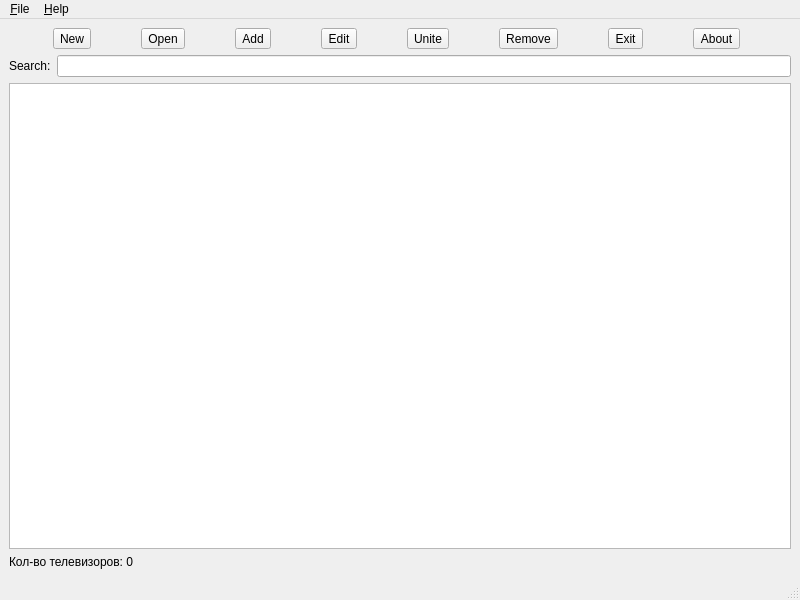
<?xml version="1.0" encoding="UTF-8"?>
<ui version="4.0">
 <class>MainWindow</class>
 <widget class="QMainWindow" name="MainWindow">
  <property name="geometry">
   <rect>
    <x>0</x>
    <y>0</y>
    <width>800</width>
    <height>600</height>
   </rect>
  </property>
  <property name="windowTitle">
   <string>Квартирная База данных</string>
  </property>
  <widget class="QWidget" name="centralwidget">
   <layout class="QVBoxLayout" name="verticalLayout">

    <!-- Верхняя панель кнопок -->
    <item>
     <layout class="QHBoxLayout" name="horizontalLayoutButtons">
      <item>
       <widget class="QToolButton" name="toolButton_New">
        <property name="text">
         <string>New</string>
        </property>
       </widget>
      </item>
      <item>
       <widget class="QToolButton" name="toolButton_Open">
        <property name="text">
         <string>Open</string>
        </property>
       </widget>
      </item>
      <item>
       <widget class="QToolButton" name="toolButton_Add">
        <property name="text">
         <string>Add</string>
        </property>
       </widget>
      </item>
      <item>
       <widget class="QToolButton" name="toolButton_Edit">
        <property name="text">
         <string>Edit</string>
        </property>
       </widget>
      </item>
      <item>
       <widget class="QToolButton" name="toolButton_Unite">
        <property name="text">
         <string>Unite</string>
        </property>
       </widget>
      </item>
      <item>
       <widget class="QToolButton" name="toolButton_Cut">
        <property name="text">
         <string>Remove</string>
        </property>
       </widget>
      </item>
      <item>
       <widget class="QToolButton" name="toolButton_Exit">
        <property name="text">
         <string>Exit</string>
        </property>
       </widget>
      </item>
      <item>
       <widget class="QToolButton" name="toolButton_About">
        <property name="text">
         <string>About</string>
        </property>
       </widget>
      </item>
     </layout>
    </item>

    <!-- Поле поиска -->
    <item>
     <layout class="QHBoxLayout" name="searchLayout">
      <item>
       <widget class="QLabel" name="labelSearch">
        <property name="text">
         <string>Search:</string>
        </property>
       </widget>
      </item>
      <item>
       <widget class="QLineEdit" name="lineEdit"/>
      </item>
     </layout>
    </item>

    <!-- Таблица базы -->
    <item>
     <widget class="QTableWidget" name="tableWidget"/>
    </item>

    <!-- Статус -->
    <item>
     <widget class="QLabel" name="sost">
      <property name="text">
       <string>Кол-во телевизоров: 0</string>
      </property>
     </widget>
    </item>

   </layout>
  </widget>

  <!-- Меню -->
  <widget class="QMenuBar" name="menubar">
   <property name="geometry">
    <rect>
     <x>0</x>
     <y>0</y>
     <width>800</width>
     <height>21</height>
    </rect>
   </property>
   <widget class="QMenu" name="menuFile">
    <property name="title">
     <string>&amp;File</string>
    </property>
    <addaction name="actionCreate"/>
    <addaction name="actionOpen"/>
    <addaction name="actionAdd"/>
    <addaction name="actionEdit"/>
    <addaction name="actionRemove"/>
    <addaction name="actionUnite"/>
    <addaction name="actionExit"/>
   </widget>
   <widget class="QMenu" name="menuHelp">
    <property name="title">
     <string>&amp;Help</string>
    </property>
    <addaction name="actionAbout"/>
   </widget>
   <addaction name="menuFile"/>
   <addaction name="menuHelp"/>
  </widget>

  <widget class="QStatusBar" name="statusbar"/>

  <!-- Действия -->
  <action name="actionCreate">
   <property name="text">
    <string>Create</string>
   </property>
  </action>
  <action name="actionOpen">
   <property name="text">
    <string>Open</string>
   </property>
  </action>
  <action name="actionAdd">
   <property name="text">
    <string>Add</string>
   </property>
  </action>
  <action name="actionEdit">
   <property name="text">
    <string>Edit</string>
   </property>
  </action>
  <action name="actionRemove">
   <property name="text">
    <string>Remove</string>
   </property>
  </action>
  <action name="actionUnite">
   <property name="text">
    <string>Unite</string>
   </property>
  </action>
  <action name="actionExit">
   <property name="text">
    <string>Exit</string>
   </property>
  </action>
  <action name="actionAbout">
   <property name="text">
    <string>About</string>
   </property>
  </action>

 </widget>
 <resources/>
 <connections/>
</ui>
